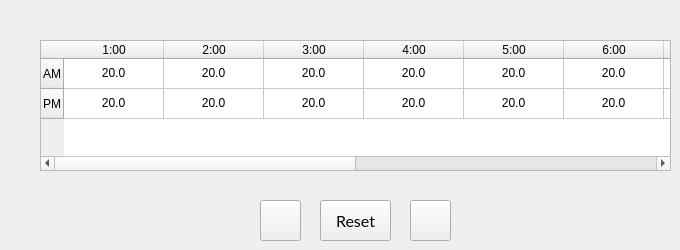
     <widget class="QWidget" name="pageMON">
      <widget class="QPushButton" name="bUP">
       <property name="enabled">
        <bool>true</bool>
       </property>
       <property name="geometry">
        <rect>
         <x>410</x>
         <y>200</y>
         <width>41</width>
         <height>41</height>
        </rect>
       </property>
       <property name="font">
        <font>
         <family>lato</family>
         <pointsize>14</pointsize>
        </font>
       </property>
       <property name="focusPolicy">
        <enum>Qt::NoFocus</enum>
       </property>
       <property name="text">
        <string/>
       </property>
       <property name="icon">
        <iconset>
         <normaloff>images/icons/baseline_add_white_48dp.png</normaloff>images/icons/baseline_add_white_48dp.png</iconset>
       </property>
       <property name="iconSize">
        <size>
         <width>32</width>
         <height>32</height>
        </size>
       </property>
       <property name="checkable">
        <bool>false</bool>
       </property>
       <property name="autoDefault">
        <bool>false</bool>
       </property>
      </widget>
      <widget class="QPushButton" name="reset">
       <property name="enabled">
        <bool>true</bool>
       </property>
       <property name="geometry">
        <rect>
         <x>320</x>
         <y>200</y>
         <width>71</width>
         <height>41</height>
        </rect>
       </property>
       <property name="font">
        <font>
         <family>lato</family>
         <pointsize>12</pointsize>
        </font>
       </property>
       <property name="focusPolicy">
        <enum>Qt::NoFocus</enum>
       </property>
       <property name="text">
        <string>Reset</string>
       </property>
       <property name="checkable">
        <bool>false</bool>
       </property>
       <property name="autoDefault">
        <bool>false</bool>
       </property>
      </widget>
      <widget class="QPushButton" name="bDOWN">
       <property name="enabled">
        <bool>true</bool>
       </property>
       <property name="geometry">
        <rect>
         <x>260</x>
         <y>200</y>
         <width>41</width>
         <height>41</height>
        </rect>
       </property>
       <property name="font">
        <font>
         <family>lato</family>
         <pointsize>14</pointsize>
        </font>
       </property>
       <property name="focusPolicy">
        <enum>Qt::NoFocus</enum>
       </property>
       <property name="text">
        <string/>
       </property>
       <property name="icon">
        <iconset>
         <normaloff>images/icons/baseline_remove_white_48dp.png</normaloff>images/icons/baseline_remove_white_48dp.png</iconset>
       </property>
       <property name="iconSize">
        <size>
         <width>32</width>
         <height>32</height>
        </size>
       </property>
       <property name="checkable">
        <bool>false</bool>
       </property>
       <property name="autoDefault">
        <bool>false</bool>
       </property>
      </widget>
      <widget class="QTableWidget" name="table">
       <property name="geometry">
        <rect>
         <x>40</x>
         <y>40</y>
         <width>631</width>
         <height>131</height>
        </rect>
       </property>
       <property name="focusPolicy">
        <enum>Qt::TabFocus</enum>
       </property>
       <property name="editTriggers">
        <set>QAbstractItemView::NoEditTriggers</set>
       </property>
       <row>
        <property name="text">
         <string>AM</string>
        </property>
       </row>
       <row>
        <property name="text">
         <string>PM</string>
        </property>
       </row>
       <column>
        <property name="text">
         <string>1:00</string>
        </property>
       </column>
       <column>
        <property name="text">
         <string>2:00</string>
        </property>
       </column>
       <column>
        <property name="text">
         <string>3:00</string>
        </property>
       </column>
       <column>
        <property name="text">
         <string>4:00</string>
        </property>
       </column>
       <column>
        <property name="text">
         <string>5:00</string>
        </property>
       </column>
       <column>
        <property name="text">
         <string>6:00</string>
        </property>
       </column>
       <column>
        <property name="text">
         <string>7:00</string>
        </property>
       </column>
       <column>
        <property name="text">
         <string>8:00</string>
        </property>
       </column>
       <column>
        <property name="text">
         <string>9:00</string>
        </property>
       </column>
       <column>
        <property name="text">
         <string>10:00</string>
        </property>
       </column>
       <column>
        <property name="text">
         <string>11:00</string>
        </property>
       </column>
       <column>
        <property name="text">
         <string>12:00</string>
        </property>
       </column>
       <item row="0" column="0">
        <property name="text">
         <string>20.0</string>
        </property>
        <property name="textAlignment">
         <set>AlignCenter</set>
        </property>
       </item>
       <item row="0" column="1">
        <property name="text">
         <string>20.0</string>
        </property>
        <property name="textAlignment">
         <set>AlignCenter</set>
        </property>
       </item>
       <item row="0" column="2">
        <property name="text">
         <string>20.0</string>
        </property>
        <property name="textAlignment">
         <set>AlignCenter</set>
        </property>
       </item>
       <item row="0" column="3">
        <property name="text">
         <string>20.0</string>
        </property>
        <property name="textAlignment">
         <set>AlignCenter</set>
        </property>
       </item>
       <item row="0" column="4">
        <property name="text">
         <string>20.0</string>
        </property>
        <property name="textAlignment">
         <set>AlignCenter</set>
        </property>
       </item>
       <item row="0" column="5">
        <property name="text">
         <string>20.0</string>
        </property>
        <property name="textAlignment">
         <set>AlignCenter</set>
        </property>
       </item>
       <item row="0" column="6">
        <property name="text">
         <string>20.0</string>
        </property>
        <property name="textAlignment">
         <set>AlignCenter</set>
        </property>
       </item>
       <item row="0" column="7">
        <property name="text">
         <string>20.0</string>
        </property>
        <property name="textAlignment">
         <set>AlignCenter</set>
        </property>
       </item>
       <item row="0" column="8">
        <property name="text">
         <string>20.0</string>
        </property>
        <property name="textAlignment">
         <set>AlignCenter</set>
        </property>
       </item>
       <item row="0" column="9">
        <property name="text">
         <string>20.0</string>
        </property>
        <property name="textAlignment">
         <set>AlignCenter</set>
        </property>
       </item>
       <item row="0" column="10">
        <property name="text">
         <string>20.0</string>
        </property>
        <property name="textAlignment">
         <set>AlignCenter</set>
        </property>
       </item>
       <item row="0" column="11">
        <property name="text">
         <string>20.0</string>
        </property>
        <property name="textAlignment">
         <set>AlignCenter</set>
        </property>
       </item>
       <item row="1" column="0">
        <property name="text">
         <string>20.0</string>
        </property>
        <property name="textAlignment">
         <set>AlignCenter</set>
        </property>
       </item>
       <item row="1" column="1">
        <property name="text">
         <string>20.0</string>
        </property>
        <property name="textAlignment">
         <set>AlignCenter</set>
        </property>
       </item>
       <item row="1" column="2">
        <property name="text">
         <string>20.0</string>
        </property>
        <property name="textAlignment">
         <set>AlignCenter</set>
        </property>
       </item>
       <item row="1" column="3">
        <property name="text">
         <string>20.0</string>
        </property>
        <property name="textAlignment">
         <set>AlignCenter</set>
        </property>
       </item>
       <item row="1" column="4">
        <property name="text">
         <string>20.0</string>
        </property>
        <property name="textAlignment">
         <set>AlignCenter</set>
        </property>
       </item>
       <item row="1" column="5">
        <property name="text">
         <string>20.0</string>
        </property>
        <property name="textAlignment">
         <set>AlignCenter</set>
        </property>
       </item>
       <item row="1" column="6">
        <property name="text">
         <string>20.0</string>
        </property>
        <property name="textAlignment">
         <set>AlignCenter</set>
        </property>
       </item>
       <item row="1" column="7">
        <property name="text">
         <string>20.0</string>
        </property>
        <property name="textAlignment">
         <set>AlignCenter</set>
        </property>
       </item>
       <item row="1" column="8">
        <property name="text">
         <string>20.0</string>
        </property>
        <property name="textAlignment">
         <set>AlignCenter</set>
        </property>
       </item>
       <item row="1" column="9">
        <property name="text">
         <string>20.0</string>
        </property>
        <property name="textAlignment">
         <set>AlignCenter</set>
        </property>
       </item>
       <item row="1" column="10">
        <property name="text">
         <string>20.0</string>
        </property>
        <property name="textAlignment">
         <set>AlignCenter</set>
        </property>
       </item>
       <item row="1" column="11">
        <property name="text">
         <string>20.0</string>
        </property>
        <property name="textAlignment">
         <set>AlignCenter</set>
        </property>
       </item>
      </widget>
     </widget>
